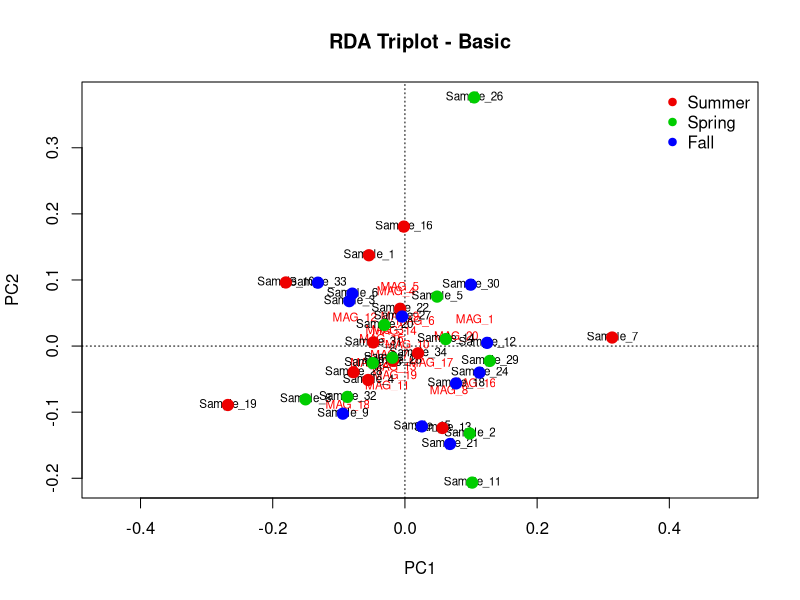

The R script that drew this image: (Note: this script raises an error after producing the figure.)
#!/usr/bin/env Rscript
# Distance-based Redundancy Analysis (db-RDA)
# Analyzes how environmental variables explain variation in microbial communities
# Author: Updated script with toy data
# Date: 2026-02-12

# Load required libraries
library(vegan)
library(ggplot2)
library(ggrepel)

# Set working directory and random seed for reproducibility
set.seed(123)

#==============================================================================
# SECTION 1: CREATE TOY DATA
#==============================================================================

# Create toy abundance data (20 MAGs across 34 samples)
# Rows = MAGs, Columns = Samples
n_mags <- 20
n_samples <- 34

# Generate realistic MAG abundance data
species <- matrix(
  rpois(n_mags * n_samples, lambda = 50),
  nrow = n_mags,
  ncol = n_samples
)

# Add MAG names
rownames(species) <- paste0("MAG_", 1:n_mags)
colnames(species) <- paste0("Sample_", 1:n_samples)

# Create toy metadata
metadata <- data.frame(
  Sample_ID = paste0("Sample_", 1:n_samples),
  Season = rep(c("Summer", "Spring", "Fall"), length.out = n_samples),
  Site = rep(c("A", "B", "C"), length.out = n_samples),
  
  # Environmental variables (continuous)
  Salinity = rnorm(n_samples, mean = 35, sd = 5),
  Temperature = rnorm(n_samples, mean = 20, sd = 8),
  pH = rnorm(n_samples, mean = 7.5, sd = 0.5),
  Silicate = rnorm(n_samples, mean = 10, sd = 3),
  Phosphate = rnorm(n_samples, mean = 2, sd = 0.5),
  Nitrate = rnorm(n_samples, mean = 5, sd = 2),
  Cells_mL = rnorm(n_samples, mean = 1e6, sd = 3e5),
  Bacterial_production = rnorm(n_samples, mean = 100, sd = 30),
  DOC = rnorm(n_samples, mean = 80, sd = 20),
  Chlorophyll = rnorm(n_samples, mean = 2, sd = 1)
)

rownames(metadata) <- metadata$Sample_ID

# Save toy data (optional - uncomment to save)
# write.csv(species, "toy_abundance_data.csv", row.names = TRUE)
# write.csv(metadata, "toy_metadata.csv", row.names = TRUE)

cat("Toy data created successfully!\n")
cat(paste("Abundance matrix:", nrow(species), "MAGs x", ncol(species), "samples\n"))
cat(paste("Metadata:", nrow(metadata), "samples x", ncol(metadata), "variables\n\n"))

#==============================================================================
# SECTION 2: DATA PREPARATION
#==============================================================================

# Select continuous environmental variables
chemistry <- metadata[, c("Salinity", "Temperature", "pH", "Silicate", 
                         "Phosphate", "Nitrate", "Cells_mL", 
                         "Bacterial_production", "DOC", "Chlorophyll")]

# Check structure
str(chemistry)

# Standardize environmental variables (mean=0, SD=1)
chemistry_norm <- decostand(chemistry, "standardize")

# Transpose species data (samples as rows, MAGs as columns)
species_transposed <- t(species)

# Hellinger transformation for species data
# Recommended for abundance data before RDA
species_transposed_norm <- decostand(species_transposed, "hellinger")

cat("Data prepared:\n")
cat("- Environmental variables standardized\n")
cat("- Species data Hellinger-transformed\n\n")

#==============================================================================
# SECTION 3: CHECK FOR COLLINEARITY
#==============================================================================

cat("Checking for collinearity among environmental variables...\n")

# Full model with all variables
species.rda.full <- rda(species_transposed_norm ~ ., data = chemistry_norm)

# Check VIF (Variance Inflation Factor)
# VIF > 10 indicates problematic collinearity
vif_values <- vif.cca(species.rda.full)
print(vif_values)

# Remove highly collinear variables if VIF > 10
if(any(vif_values > 10)) {
  cat("\nWarning: Some variables have VIF > 10 (collinearity detected)\n")
  cat("Consider removing:", names(vif_values)[vif_values > 10], "\n")
} else {
  cat("\nNo problematic collinearity detected (all VIF < 10)\n")
}

cat("\n")

#==============================================================================
# SECTION 4: FORWARD SELECTION OF VARIABLES
#==============================================================================

cat("Performing forward selection of significant variables...\n")

# Null model (intercept only)
species.rda.null <- rda(species_transposed_norm ~ 1, data = chemistry_norm)

# Forward selection with adjusted R² criterion
step.res <- ordiR2step(species.rda.null, 
                       scope = formula(species.rda.full), 
                       perm.max = 999, 
                       direction = "forward")

cat("\nSelected variables:\n")
print(step.res$call)

#==============================================================================
# SECTION 5: TEST SIGNIFICANCE
#==============================================================================

cat("\n========================================\n")
cat("SIGNIFICANCE TESTS\n")
cat("========================================\n")

# Test 1: Overall model significance
cat("\n1. Overall model significance:\n")
model_sig <- anova(step.res, permutations = 999)
print(model_sig)

# Test 2: Significance of each axis
cat("\n2. Significance of each RDA axis:\n")
axis_sig <- anova(step.res, by = "axis", permutations = 999)
print(axis_sig)

# Test 3: Significance of each environmental variable
cat("\n3. Significance of each environmental variable:\n")
term_sig <- anova(step.res, by = "terms", permutations = 999)
print(term_sig)

#==============================================================================
# SECTION 6: BASIC PLOT
#==============================================================================

cat("\n========================================\n")
cat("CREATING PLOTS\n")
cat("========================================\n")

# Basic plot
plot(step.res, main = "RDA Triplot - Basic")

# Add points colored by season
Season <- metadata$Season
points(step.res, display = "sites", cex = 1.5, 
       select = which(Season == "Summer"), 
       pch = 19, col = "red2")
points(step.res, display = "sites", cex = 1.5, 
       select = which(Season == "Spring"), 
       pch = 19, col = "green3")
points(step.res, display = "sites", cex = 1.5, 
       select = which(Season == "Fall"), 
       pch = 19, col = "blue")

# Add legend
legend("topright", 
       legend = c("Summer", "Spring", "Fall"),
       pch = 19,
       col = c("red2", "green3", "blue"),
       bty = "n")

#==============================================================================
# SECTION 7: DISTANCE-BASED RDA (db-RDA)
#==============================================================================

cat("\nPerforming distance-based RDA (db-RDA)...\n")

# Check which distance metric correlates best with environmental gradients
cat("\nTesting different distance metrics:\n")
rank_indices <- rankindex(chemistry_norm, species_transposed_norm, 
                         indices = c("euc", "man", "bray", "jaccard"), 
                         method = "spearman")
print(rank_indices)
cat("\nBest metric (highest correlation):", 
    names(rank_indices)[which.max(rank_indices)], "\n")

# Perform db-RDA with Bray-Curtis distance
# Using only significant variables from forward selection
sig_vars <- attr(terms(step.res), "term.labels")
formula_dbrda <- as.formula(paste("species_transposed_norm ~", 
                                  paste(sig_vars, collapse = " + ")))

dbRDA <- capscale(formula_dbrda, 
                  data = chemistry_norm, 
                  dist = "bray")

# Test significance
cat("\ndb-RDA significance tests:\n")
print(anova(dbRDA))
print(anova(dbRDA, by = "axis", permutations = 999))

#==============================================================================
# SECTION 8: PUBLICATION-QUALITY PLOT
#==============================================================================

# Extract variance explained
perc <- round(100 * (summary(dbRDA)$cont$importance[2, 1:2]), 2)

# Extract scores
sc_si <- scores(dbRDA, display = "sites", choices = c(1, 2))
sc_sp <- scores(dbRDA, display = "species", choices = c(1, 2))
sc_bp <- scores(dbRDA, display = "bp", choices = c(1, 2))

# Calculate species score lengths for filtering
splen <- sqrt(rowSums(sc_sp^2))

# Create color vector for seasons
colors <- c("Summer" = "red2", "Spring" = "green3", "Fall" = "blue")
site_colors <- colors[Season]

# Publication-quality plot
par(mar = c(5, 5, 4, 2))
plot(dbRDA,
     scaling = 1, 
     type = "none", 
     frame = TRUE,
     xlim = range(sc_si[, 1]) * 1.3,
     ylim = range(sc_si[, 2]) * 1.3,
     main = "Distance-based RDA (Bray-Curtis)",
     xlab = paste0("dbRDA1 (", perc[1], "%)"), 
     ylab = paste0("dbRDA2 (", perc[2], "%)"),
     cex.lab = 1.2,
     cex.main = 1.3
)

# Add grid
abline(h = 0, v = 0, col = "gray", lty = 2)

# Add site points colored by season
points(sc_si, 
       pch = 21, 
       col = "black", 
       bg = site_colors, 
       cex = 2)

# Add species points (only those with high scores)
high_score_species <- splen > quantile(splen, 0.7)
points(sc_sp[high_score_species, ], 
       pch = 22, 
       col = "black", 
       bg = "orange", 
       cex = 1.5)

# Add species labels
text(sc_sp[high_score_species, ], 
     labels = rownames(sc_sp)[high_score_species],
     cex = 0.7,
     pos = 4,
     col = "gray30")

# Add environmental vectors
arrows(0, 0, 
       sc_bp[, 1], sc_bp[, 2], 
       col = "darkred", 
       lwd = 2.5,
       length = 0.1)

# Add environmental variable labels
text(sc_bp * 1.1, 
     labels = rownames(sc_bp), 
     col = "darkred", 
     cex = 0.9, 
     font = 2)

# Add legend
legend("topleft", 
       legend = c("Summer", "Spring", "Fall"),
       pch = 21,
       pt.bg = c("red2", "green3", "blue"),
       pt.cex = 2,
       bty = "n",
       title = "Season")

#==============================================================================
# SECTION 9: GGPLOT2 VERSION
#==============================================================================

cat("\nCreating ggplot2 version...\n")

# Prepare data for ggplot
plot_data <- data.frame(
  RDA1 = sc_si[, 1],
  RDA2 = sc_si[, 2],
  Season = Season
)

arrows_data <- data.frame(
  x = 0,
  y = 0,
  xend = sc_bp[, 1],
  yend = sc_bp[, 2],
  Variable = rownames(sc_bp)
)

species_data <- data.frame(
  RDA1 = sc_sp[high_score_species, 1],
  RDA2 = sc_sp[high_score_species, 2],
  MAG = rownames(sc_sp)[high_score_species]
)

# Create ggplot
p <- ggplot() +
  # Add site points
  geom_point(data = plot_data, 
             aes(x = RDA1, y = RDA2, fill = Season),
             shape = 21, size = 4, stroke = 1) +
  
  # Add species points
  geom_point(data = species_data,
             aes(x = RDA1, y = RDA2),
             shape = 22, size = 3, fill = "orange", color = "black") +
  
  # Add species labels
  geom_text_repel(data = species_data,
                  aes(x = RDA1, y = RDA2, label = MAG),
                  size = 3, color = "gray30") +
  
  # Add environmental vectors
  geom_segment(data = arrows_data,
               aes(x = x, y = y, xend = xend, yend = yend),
               arrow = arrow(length = unit(0.3, "cm")),
               color = "darkred", linewidth = 1) +
  
  # Add environmental labels
  geom_text(data = arrows_data,
            aes(x = xend * 1.1, y = yend * 1.1, label = Variable),
            color = "darkred", fontface = "bold", size = 4) +
  
  # Styling
  scale_fill_manual(values = c("Summer" = "red2", 
                               "Spring" = "green3", 
                               "Fall" = "blue")) +
  labs(title = "Distance-based RDA (Bray-Curtis)",
       x = paste0("dbRDA1 (", perc[1], "%)"),
       y = paste0("dbRDA2 (", perc[2], "%)")) +
  theme_bw() +
  theme(
    panel.grid.major = element_line(color = "gray90"),
    panel.grid.minor = element_blank(),
    legend.position = "top",
    plot.title = element_text(hjust = 0.5, size = 14, face = "bold")
  ) +
  geom_hline(yintercept = 0, linetype = "dashed", color = "gray70") +
  geom_vline(xintercept = 0, linetype = "dashed", color = "gray70")

print(p)

# Save plot
ggsave("dbRDA_plot.pdf", p, width = 10, height = 8)
ggsave("dbRDA_plot.png", p, width = 10, height = 8, dpi = 300)

#==============================================================================
# SECTION 10: VARIANCE PARTITIONING (Optional)
#==============================================================================

cat("\n========================================\n")
cat("VARIANCE PARTITIONING\n")
cat("========================================\n")

# Partition variance among environmental variable groups
# Example: Temperature vs Nutrients vs Other

if(length(sig_vars) >= 3) {
  # Group 1: Temperature-related
  temp_vars <- sig_vars[grep("Temperature|Temp", sig_vars, ignore.case = TRUE)]
  
  # Group 2: Nutrient-related
  nutr_vars <- sig_vars[grep("Phosphate|Nitrate|Silicate", sig_vars, ignore.case = TRUE)]
  
  # Group 3: Other
  other_vars <- setdiff(sig_vars, c(temp_vars, nutr_vars))
  
  if(length(temp_vars) > 0 & length(nutr_vars) > 0) {
    varpart_result <- varpart(species_transposed_norm,
                             chemistry_norm[, temp_vars, drop = FALSE],
                             chemistry_norm[, nutr_vars, drop = FALSE])
    
    cat("\nVariance partitioning results:\n")
    print(varpart_result)
    plot(varpart_result, 
         bg = c("red", "blue"), 
         Xnames = c("Temperature", "Nutrients"))
  }
}

#==============================================================================
# SECTION 11: SUMMARY STATISTICS
#==============================================================================

cat("\n========================================\n")
cat("SUMMARY STATISTICS\n")
cat("========================================\n")

# Model summary
cat("\nRDA Summary:\n")
print(summary(step.res))

# R-squared
rsq <- RsquareAdj(step.res)
cat("\nR-squared:\n")
cat("  Unadjusted:", round(rsq$r.squared, 3), "\n")
cat("  Adjusted:  ", round(rsq$adj.r.squared, 3), "\n")

# Variance explained by each axis
cat("\nVariance explained by constrained axes:\n")
eigenvals <- step.res$CCA$eig
prop_explained <- eigenvals / sum(eigenvals) * 100
for(i in 1:min(3, length(eigenvals))) {
  cat(paste0("  RDA", i, ": ", round(prop_explained[i], 2), "%\n"))
}

cat("\n========================================\n")
cat("Analysis complete!\n")
cat("Plots saved: dbRDA_plot.pdf and dbRDA_plot.png\n")
cat("========================================\n")
